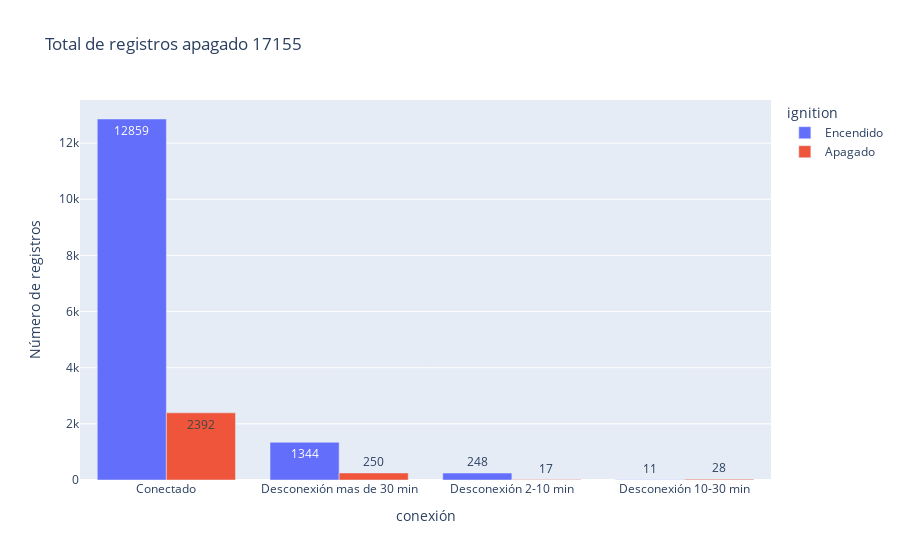

The notebook cell saved with this chart:
### Code cell
import plotly.express as px
barras = d[['conexión','ignition']].value_counts().reset_index(drop=False)
fig = px.bar(barras, x='conexión', y='count', color='ignition', text='count',
             title='Total de registros apagado {}'.format(len(d)),
             labels={"count":'Número de registros'},barmode='group')
fig.show()

### Figure 1 — Plotly figure (JSON) as saved in the notebook; plotly's stock layout.template omitted (floating-point values rounded to 4 significant figures)
{"data": [{"alignmentgroup": "True", "hovertemplate": "ignition=Encendido<br>conexión=%{x}<br>Número de registros=%{text}<extra></extra>", "legendgroup": "Encendido", "marker": {"color": "#636efa", "pattern": {"shape": ""}}, "name": "Encendido", "offsetgroup": "Encendido", "orientation": "v", "showlegend": true, "text": [12859, 1344, 248, 11], "textposition": "auto", "type": "bar", "x": ["Conectado", "Desconexión mas de 30 min", "Desconexión 2-10 min", "Desconexión 10-30 min"], "xaxis": "x", "y": [12859, 1344, 248, 11], "yaxis": "y"}, {"alignmentgroup": "True", "hovertemplate": "ignition=Apagado<br>conexión=%{x}<br>Número de registros=%{text}<extra></extra>", "legendgroup": "Apagado", "marker": {"color": "#EF553B", "pattern": {"shape": ""}}, "name": "Apagado", "offsetgroup": "Apagado", "orientation": "v", "showlegend": true, "text": [2392, 250, 28, 17], "textposition": "auto", "type": "bar", "x": ["Conectado", "Desconexión mas de 30 min", "Desconexión 10-30 min", "Desconexión 2-10 min"], "xaxis": "x", "y": [2392, 250, 28, 17], "yaxis": "y"}], "layout": {"barmode": "group", "legend": {"title": {"text": "ignition"}, "tracegroupgap": 0}, "title": {"text": "Total de registros apagado 17155"}, "xaxis": {"anchor": "y", "domain": [0, 1], "title": {"text": "conexión"}}, "yaxis": {"anchor": "x", "domain": [0, 1], "title": {"text": "Número de registros"}}}}
